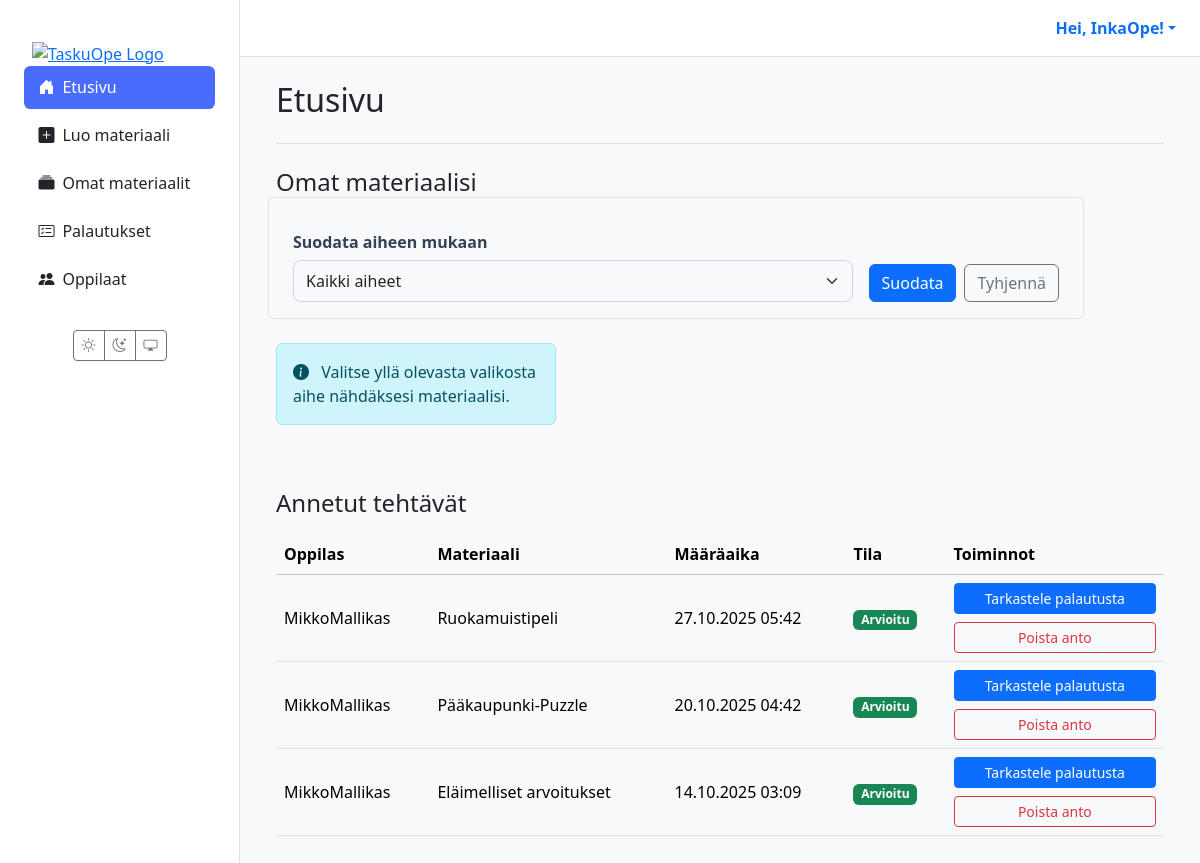
Page / (signed in) on the earlier database version.
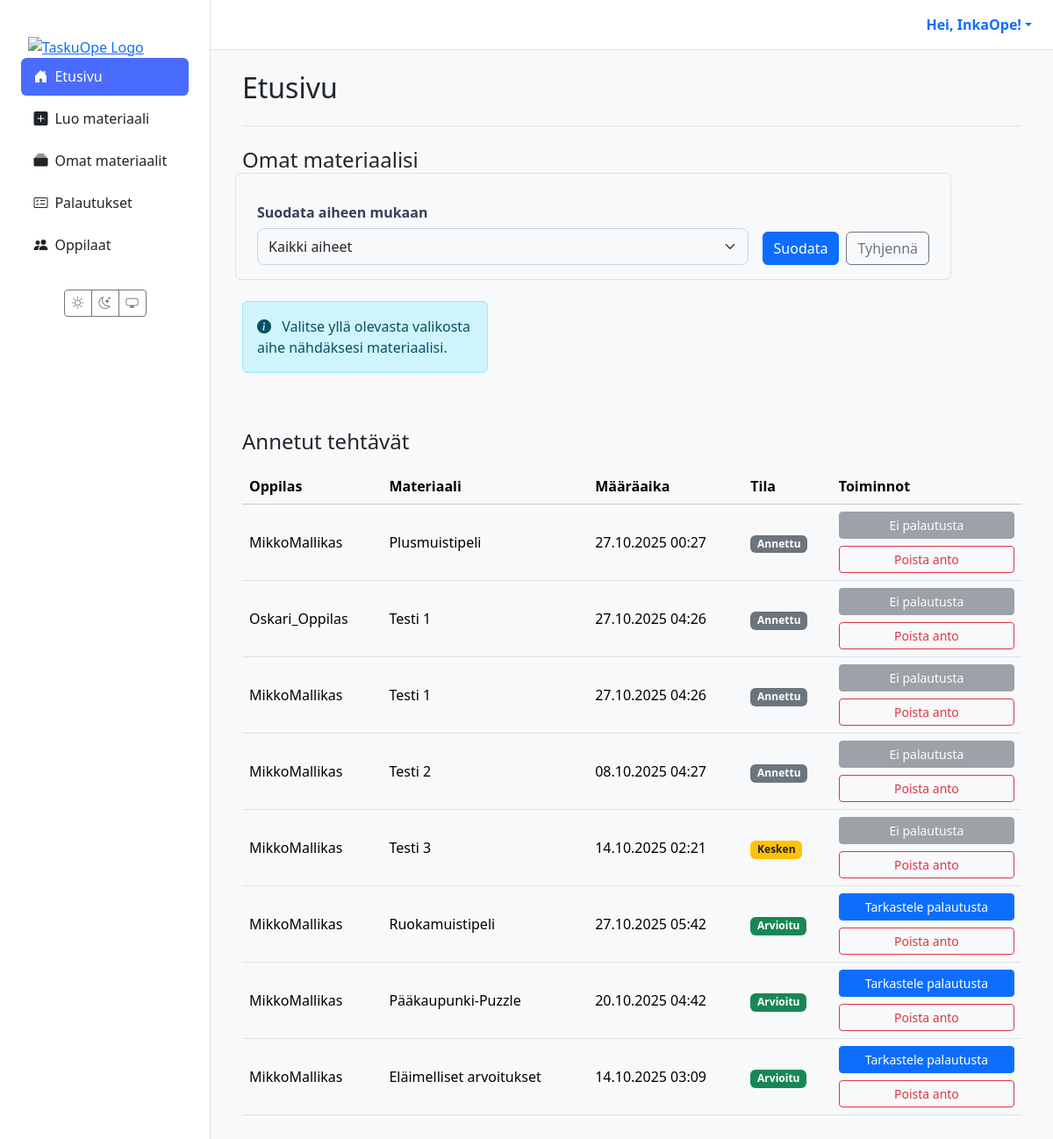
Same page on the later database version.
### materials/models.py (models this page shows, shortened)
class Assignment(models.Model):
    class Status(models.TextChoices):
        ASSIGNED = "ASSIGNED", _("Annettu")
        IN_PROGRESS = "IN_PROGRESS", _("Kesken")
        SUBMITTED = "SUBMITTED", _("Palautettu")
        GRADED = "GRADED", _("Arvioitu")
    id = models.UUIDField(primary_key=True, default=uuid.uuid4, editable=False)
    material = models.ForeignKey(Material, on_delete=models.CASCADE, verbose_name=_("Materiaali"))
    student = models.ForeignKey(
        settings.AUTH_USER_MODEL,
        related_name='assignments',
        on_delete=models.CASCADE,
        limit_choices_to={'role': 'STUDENT'},
        verbose_name=_("Oppilas"),
    )
    assigned_by = models.ForeignKey(
        settings.AUTH_USER_MODEL,
        related_name='assigned_tasks',
        on_delete=models.CASCADE,
        limit_choices_to={'role': 'TEACHER'},
        verbose_name=_("Antanut opettaja"),
    )
    due_at = models.DateTimeField(null=True, blank=True, verbose_name=_("Määräaika"))
    status = models.CharField(max_length=20, choices=Status.choices, default=Status.ASSIGNED, verbose_name=_("Tila"))
    draft_response = models.TextField(blank=True, null=True, verbose_name=_("Luonnosvastaus"))
    created_at = models.DateTimeField(auto_now_add=True, verbose_name=_("Luotu"))
    class Meta:
        constraints = [
            models.UniqueConstraint(fields=['material', 'student'], name='unique_assignment_per_student'),
        ]
        indexes = [
            models.Index(fields=['status']),
            models.Index(fields=['due_at']),
            models.Index(fields=['student']),
            models.Index(fields=['assigned_by']),
        ]
        verbose_name = _("Tehtävänanto")
        verbose_name_plural = _("Tehtävänannot")

class Material(models.Model):
    class MaterialType(models.TextChoices):
        TASK = 'tehtävä', _('Tehtävä')
        LEARNING_MATERIAL = 'oppimateriaali', _('Oppimateriaali')
        TEST = 'testi', _('Testi')
        EXAM = 'koe', _('Koe')
        GAME = 'peli', _('Peli')
    class Status(models.TextChoices):
        DRAFT = 'DRAFT', _('Luonnos')
        PENDING_APPROVAL = 'PENDING', _('Odottaa hyväksyntää')
        APPROVED = 'APPROVED', _('Hyväksytty')
        REJECTED = 'REJECTED', _('Hylätty')
    GRADE_CHOICES = [(str(i), f"{i}. luokka") for i in range(1, 7)]
    id = models.UUIDField(primary_key=True, default=uuid.uuid4, editable=False)
    title = models.CharField(max_length=255, verbose_name=_("Otsikko"))
    content = models.TextField(
        verbose_name=_("Sisältö"),
        help_text=_("Raakasisältö, esim. AI:n tuottama teksti.")
    )
    structured_content = models.JSONField(
        null=True,
        blank=True,
        verbose_name=_("Jäsennelty sisältö"),
        help_text=_("Esim. monivalinnat tai tehtävän rakenne JSON-muodossa.")
    )
    material_type = models.CharField(
        max_length=50,
        choices=MaterialType.choices,
        default=MaterialType.TASK,
        verbose_name=_("Materiaalin tyyppi"),
    )
    subject = models.CharField(max_length=100, null=True, blank=True, verbose_name=_("Aine"))
    grade_level = models.CharField(
        max_length=20,
        choices=GRADE_CHOICES,
        null=True,
        blank=True,
        verbose_name=_("Luokka-aste"),
    )
    audience = models.JSONField(
        null=True,
        blank=True,
        verbose_name=_("Kohderyhmä"),
        help_text=_("Esim. {'learning_styles': ['visuaalinen'], 'languages': ['fi']}")
    )
    author = models.ForeignKey(
        settings.AUTH_USER_MODEL,
        related_name='authored_materials',
        on_delete=models.CASCADE,
        limit_choices_to={'role': 'TEACHER'},
        verbose_name=_("Tekijä (opettaja)"),
    )
    prompt = models.ForeignKey(
        Prompt,
        on_delete=models.SET_NULL,
        null=True,
        blank=True,
        verbose_name=_("Kehoite"),
    )
    status = models.CharField(
        max_length=50,
        choices=Status.choices,
        default=Status.DRAFT,
        verbose_name=_("Tila"),
    )
    version = models.IntegerField(default=1, verbose_name=_("Versio"))
    parent = models.ForeignKey(
        'self',
        on_delete=models.SET_NULL,
        null=True,
        blank=True,
        related_name='versions',
        verbose_name=_("Edellinen versio"),
    )
    created_at = models.DateTimeField(auto_now_add=True, verbose_name=_("Luotu"))
    updated_at = models.DateTimeField(auto_now=True, verbose_name=_("Päivitetty"))
    class Meta:
        verbose_name = _("Materiaali")
        verbose_name_plural = _("Materiaalit")

### users/models.py (models this page shows, shortened)
class CustomUser(AbstractUser):
    class Role(models.TextChoices):
        TEACHER = 'TEACHER', 'Teacher'
        STUDENT = 'STUDENT', 'Student'
    role = models.CharField(max_length=50, choices=Role.choices, default=Role.STUDENT)
    grade_class = models.PositiveSmallIntegerField(
        verbose_name="Luokka-aste",
        null=True,
        blank=True,
        choices=[(i, f"{i}. luokka") for i in range(1, 7)]
    )
    profile_image = models.ImageField(
        verbose_name="Profiilikuva",
        upload_to='profile_pics/',
        null=True,
        blank=True
    )

### materials/views.py (the view, shortened to what this page needs)
# urls.py: path("", views.dashboard_view, name='dashboard'),
@login_required(login_url='kirjaudu')
def dashboard_view(request):
    user = request.user
    if user.role == 'TEACHER':
        all_materials_by_author = Material.objects.filter(author=user)
        subjects = all_materials_by_author.exclude(subject__isnull=True).exclude(subject='').values_list('subject', flat=True).distinct().order_by('subject')
        selected_subject = request.GET.get('subject', '')
        materials_qs = Material.objects.none()
        if selected_subject:
            materials_qs = all_materials_by_author.filter(subject=selected_subject)
        assignments = (
            Assignment.objects
            .filter(assigned_by=user)
            .select_related('material', 'student')
            .order_by('-created_at')
        )
        context = {
            'materials': materials_qs,
            'assignments': assignments,
            'subjects': subjects,
            'selected_subject': selected_subject
        }
        return render(request, 'dashboard/teacher.html', context)
    return redirect('kirjaudu')

### templates/dashboard/teacher.html (shortened to what the changed rows need)
{% extends 'partials/base.html' %}
{% load static %}
{% block content %}
<div class="container-fluid">
  <div class="mb-4 border-bottom pb-3">
    <h1 class="h2">Etusivu</h1>
  </div>
  <section class="materials-list mb-5">
    <h2 class="h4 mb-3">Omat materiaalisi</h2>
  </section>
  <section class="assignments-list" id="annetut-tehtavat">
    <h2 class="h4 mb-3">Annetut tehtävät</h2>
    <table class="table table-hover align-middle tasks">
      <thead class="table-light">
        <tr>
          <th scope="col">Oppilas</th>
          <th scope="col">Materiaali</th>
          <th scope="col">Määräaika</th>
          <th scope="col">Tila</th>
          <th scope="col">Toiminnot</th>
        </tr>
      </thead>
      <tbody>
        {% for assignment in assignments %}
        <tr>
          <td data-label="Oppilas">{{ assignment.student.get_full_name|default:assignment.student.username }}</td>
          <td data-label="Materiaali">{{ assignment.material.title }}</td>
          <td data-label="Määräaika">{{ assignment.due_at|date:"d.m.Y H:i"|default:"-" }}</td>
          <td data-label="Tila">
            <span class="badge
              {% if assignment.status == 'GRADED' %}bg-success
              {% elif assignment.status == 'SUBMITTED' %}bg-primary
              {% elif assignment.status == 'IN_PROGRESS' %}bg-warning text-dark
              {% else %}bg-secondary{% endif %}">
              {{ assignment.get_status_display }}
            </span>
          </td>
          <td data-label="Toiminnot" class="d-grid gap-2">
            {% with sub=assignment.submissions.last %}
              {% if sub %}
                <a class="btn btn-sm btn-primary" href="{% url 'grade_submission' submission_id=sub.id %}">
                  Tarkastele palautusta
                </a>
              {% else %}
                <button class="btn btn-sm btn-secondary" disabled>Ei palautusta</button>
              {% endif %}
            {% endwith %}
            <button type="button"
                    class="btn btn-sm btn-outline-danger"
                    data-bs-toggle="modal"
                    data-bs-target="#confirmUnassignModal"
                    data-title="{{ assignment.material.title }} – {{ assignment.student.get_full_name|default:assignment.student.username }}"
                    data-action="{% url 'unassign' assignment_id=assignment.id %}">
              Poista anto
            </button>
          </td>
        </tr>
        {% empty %}
        <tr>
          <td colspan="5" class="text-center">
            <div class="alert alert-secondary mb-0">Et ole vielä antanut yhtään tehtävää.</div>
          </td>
        </tr>
        {% endfor %}
      </tbody>
    </table>
  </section>
</div>
{% endblock %}

Differences in the rows shown:
added Assignment: student.get_full_name "MikkoMallikas", material "Plusmuistipeli", due_at "27.10.2025 00:27", status "Annettu", shows "Ei palautusta"
added Assignment: student.get_full_name "Oskari_Oppilas", material "Testi 1", due_at "27.10.2025 04:26", status "Annettu", shows "Ei palautusta"
added Assignment: student.get_full_name "MikkoMallikas", material "Testi 1", due_at "27.10.2025 04:26", status "Annettu", shows "Ei palautusta"
added Assignment: student.get_full_name "MikkoMallikas", material "Testi 2", due_at "08.10.2025 04:27", status "Annettu", shows "Ei palautusta"
added Assignment: student.get_full_name "MikkoMallikas", material "Testi 3", due_at "14.10.2025 02:21", status "Kesken", shows "Ei palautusta"
